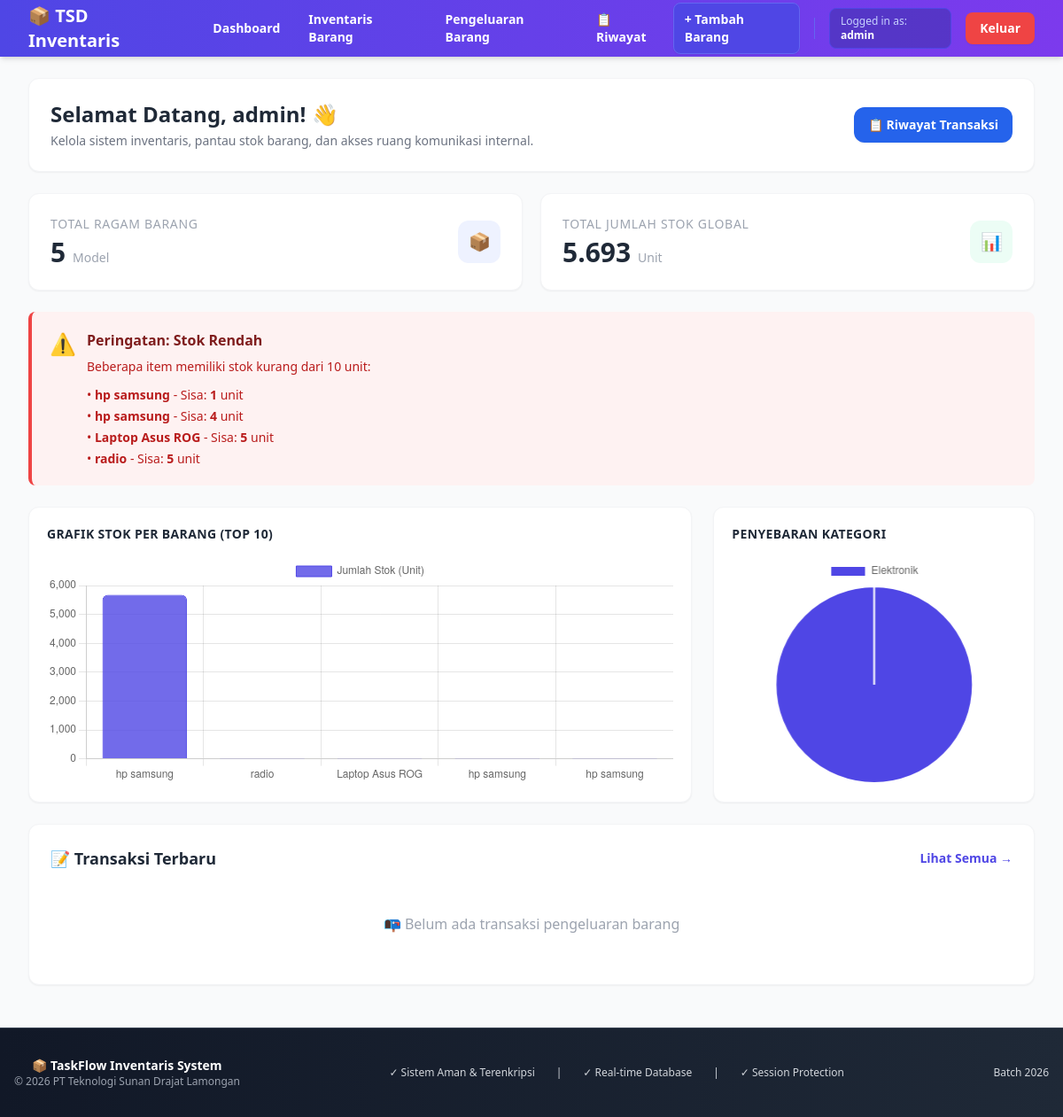
Screenshot of /index.php (signed in) with the database file from the repository.
### tables this page shows
CREATE TABLE `barang` (
  `id` int(11) NOT NULL,
  `nama_barang` varchar(100) NOT NULL,
  `kategori` varchar(50) NOT NULL,
  `stok` int(11) NOT NULL,
  `harga` int(11) NOT NULL,
  `created_at` timestamp NOT NULL DEFAULT current_timestamp(),
  `updated_at` timestamp NOT NULL DEFAULT current_timestamp() ON UPDATE current_timestamp()
);

### index.php (the view, shortened to what this page needs)
<?php
require_once 'config/database.php';
$nama_user = $_SESSION['login_user'];
try {
    $stmtTotal = $pdo->query("SELECT COUNT(*) FROM barang");
    $totalBarang = $stmtTotal->fetchColumn();
    $stmtStok = $pdo->query("SELECT SUM(stok) FROM barang");
    $totalStok = $stmtStok->fetchColumn() ?? 0;
    $stmtLowStock = $pdo->query("SELECT id, nama_barang, stok FROM barang WHERE stok < 10 ORDER BY stok ASC");
    $lowStockItems = $stmtLowStock->fetchAll();
    $stmtChart = $pdo->query("SELECT nama_barang, kategori, stok FROM barang ORDER BY stok DESC LIMIT 10");
    $data_chart = $stmtChart->fetchAll();
    $kategori_counts = [];
    foreach ($data_chart as $row) {
        $kat = $row['kategori'];
        $kategori_counts[$kat] = ($kategori_counts[$kat] ?? 0) + 1;
    }
} catch (PDOException $e) {
    die("Gagal mengambil data dari database: " . $e->getMessage());
}
include 'includes/header.php';
?>
<div class="max-w-7xl mx-auto space-y-6 px-4 lg:px-8">
    <div class="flex flex-col md:flex-row md:items-center md:justify-between gap-4 bg-white p-6 rounded-xl border border-gray-100 shadow-sm">
        <div>
            <h1 class="text-2xl font-bold text-gray-800">Selamat Datang, <?= htmlspecialchars($nama_user) ?>! 👋</h1>
            <p class="text-sm text-gray-500 mt-1">Kelola sistem inventaris, pantau stok barang, dan akses ruang komunikasi internal.</p>
        </div>
        <div class="flex items-center gap-3 shrink-0">
            <a href="riwayat.php" class="px-4 py-2.5 bg-blue-600 hover:bg-blue-700 text-white text-sm font-semibold rounded-xl transition shadow-sm flex items-center gap-2">
                📋 Riwayat Transaksi
            </a>
        </div>
    </div>
    <div class="grid grid-cols-1 md:grid-cols-2 gap-5">
        <div class="bg-white p-6 rounded-xl border border-gray-100 shadow-sm flex items-center justify-between">
            <div>
                <p class="text-sm font-medium text-gray-400 uppercase tracking-wider">Total Ragam Barang</p>
                <h3 class="text-3xl font-bold text-gray-800 mt-1"><?= $totalBarang ?> <span class="text-sm font-normal text-gray-400">Model</span></h3>
            </div>
            <div class="w-12 h-12 bg-indigo-50 rounded-xl flex items-center justify-center text-xl text-indigo-600">📦</div>
        </div>
        <div class="bg-white p-6 rounded-xl border border-gray-100 shadow-sm flex items-center justify-between">
            <div>
                <p class="text-sm font-medium text-gray-400 uppercase tracking-wider">Total Jumlah Stok Global</p>
                <h3 class="text-3xl font-bold text-gray-800 mt-1"><?= number_format($totalStok, 0, ',', '.') ?> <span class="text-sm font-normal text-gray-400">Unit</span></h3>
            </div>
            <div class="w-12 h-12 bg-emerald-50 rounded-xl flex items-center justify-center text-xl text-emerald-600">📊</div>
        </div>
    </div>
    <?php if (count($lowStockItems) > 0): ?>
    <div class="bg-red-50 border-l-4 border-red-500 p-5 rounded-lg">
        <div class="flex items-start gap-3">
            <span class="text-2xl">⚠️</span>
            <div>
                <h3 class="font-bold text-red-900 mb-2">Peringatan: Stok Rendah</h3>
                <p class="text-sm text-red-700 mb-3">Beberapa item memiliki stok kurang dari 10 unit:</p>
                <ul class="space-y-1 text-sm text-red-700">
                    <?php foreach ($lowStockItems as $item): ?>
                        <li>• <strong><?= htmlspecialchars($item['nama_barang']) ?></strong> - Sisa: <span class="font-bold"><?= $item['stok'] ?></span> unit</li>
                    <?php endforeach; ?>
                </ul>
            </div>
        </div>
    </div>
    <?php endif; ?>
    <div class="grid grid-cols-1 lg:grid-cols-3 gap-6">
        <div class="bg-white p-5 rounded-xl border border-gray-100 shadow-sm lg:col-span-2">
            <h3 class="font-bold text-gray-800 mb-4 text-sm uppercase tracking-wide text-gray-500">Grafik Stok Per Barang (Top 10)</h3>
            <div class="h-64">
                <canvas id="stokBarChart"></canvas>
            </div>
        </div>
        <div class="bg-white p-5 rounded-xl border border-gray-100 shadow-sm">
            <h3 class="font-bold text-gray-800 mb-4 text-sm uppercase tracking-wide text-gray-500">Penyebaran Kategori</h3>
            <div class="h-64 flex justify-center">
                <canvas id="kategoriPieChart"></canvas>
            </div>
        </div>
    </div>
    <div class="bg-white p-6 rounded-xl border border-gray-100 shadow-sm">
        <div class="flex items-center justify-between mb-4">
            <h3 class="font-bold text-gray-800 text-lg">📝 Transaksi Terbaru</h3>
            <a href="riwayat.php" class="text-sm text-indigo-600 hover:text-indigo-700 font-semibold">Lihat Semua →</a>
        </div>
        <?php if (count($recentTransactions) > 0): ?>
            <div class="overflow-x-auto">
                <table class="w-full text-sm">
                    <thead class="bg-gray-50 border-b border-gray-200">
                        <tr>
                            <th class="px-4 py-3 text-left text-xs font-semibold text-gray-600">Barang</th>
                            <th class="px-4 py-3 text-center text-xs font-semibold text-gray-600">Jumlah</th>
                            <th class="px-4 py-3 text-left text-xs font-semibold text-gray-600">Waktu</th>
                        </tr>
                    </thead>
                    <tbody class="divide-y divide-gray-200">
                        <?php foreach ($recentTransactions as $trans): ?>
                            <tr class="hover:bg-gray-50">
                                <td class="px-4 py-3 font-medium text-gray-800"><?= htmlspecialchars($trans['nama_barang']) ?></td>
                                <td class="px-4 py-3 text-center text-red-600 font-bold">-<?= $trans['jumlah_keluar'] ?> unit</td>
                                <td class="px-4 py-3 text-gray-500 text-xs"><?= date('d/m/Y H:i', strtotime($trans['created_at'])) ?></td>
                            </tr>
                        <?php endforeach; ?>
                    </tbody>
                </table>
            </div>
        <?php else: ?>
            <p class="text-center text-gray-400 py-8">📭 Belum ada transaksi pengeluaran barang</p>
        <?php endif; ?>
    </div>
</div>
<script>
    const dataBarang = <?= json_encode($data_chart) ?>;
    const namaBarang = dataBarang.map(item => item.nama_barang);
    const jumlahStok = dataBarang.map(item => item.stok);
    const ctxBar = document.getElementById('stokBarChart').getContext('2d');
    new Chart(ctxBar, {
        type: 'bar',
        data: {
            labels: namaBarang,
            datasets: [{
                label: 'Jumlah Stok (Unit)',
                data: jumlahStok,
                backgroundColor: 'rgba(79, 70, 229, 0.8)',
                borderColor: 'rgba(79, 70, 229, 1)',
                borderWidth: 1,
                borderRadius: 6
            }]
        },
        options: {
            responsive: true,
            maintainAspectRatio: false,
            scales: { y: { beginAtZero: true } }
        }
    });
    const kategoriData = <?= json_encode($kategori_counts) ?>;
    const labelKategori = Object.keys(kategoriData);
    const nilaiKategori = Object.values(kategoriData);
    const ctxPie = document.getElementById('kategoriPieChart').getContext('2d');
    new Chart(ctxPie, {
        type: 'pie',
        data: {
            labels: labelKategori,
            datasets: [{
                data: nilaiKategori,
                backgroundColor: ['#4f46e5', '#10b981', '#f59e0b', '#ef4444', '#6b7280']
            }]
        },
        options: { responsive: true, maintainAspectRatio: false }
    });
</script>
<?php include 'includes/footer.php'; ?>

### css/style.css (style rules this page uses)
:root { --primary-color: #4f46e5; --primary-dark: #4338ca; --success-color: #10b981; --error-color: #ef4444; --warning-color: #f59e0b; --bg-light: #f9fafb; --border-color: #e5e7eb; --text-primary: #111827; --text-secondary: #6b7280; }
* { margin: 0; padding: 0; box-sizing: border-box; }
body { font-family: 'Segoe UI', Tahoma, Geneva, Verdana, sans-serif; background-color: var(--bg-light); color: var(--text-primary); line-height: 1.6; }
.text-center { text-align: center; }
.shadow-sm { box-shadow: 0 1px 2px 0 rgba(0, 0, 0, 0.05); }

### rows the page displays
barang: nama_barang "hp samsung", stok "1"
barang: nama_barang "hp samsung", stok "4"
barang: nama_barang "Laptop Asus ROG", stok "5"
barang: nama_barang "radio", stok "5"

### other values shown
$_SESSION['login_user'] "admin"
$nama_user "admin"
$totalBarang "5"
$totalStok "5.693"
